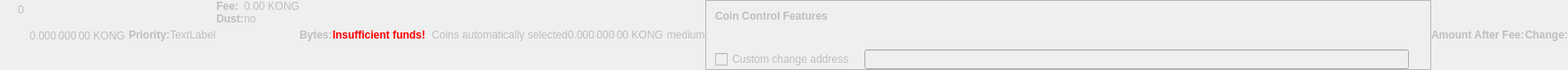
    <widget class="QWidget" name="dummyHideWidget" native="true">
     <property name="enabled">
      <bool>false</bool>
     </property>
     <property name="maximumSize">
      <size>
       <width>100</width>
       <height>22</height>
      </size>
     </property>
     <layout class="QHBoxLayout" name="dummyHideLayout">
      <property name="spacing">
       <number>0</number>
      </property>
      <property name="leftMargin">
       <number>0</number>
      </property>
      <property name="topMargin">
       <number>0</number>
      </property>
      <property name="rightMargin">
       <number>0</number>
      </property>
      <property name="bottomMargin">
       <number>0</number>
      </property>
      <item>
       <layout class="QFormLayout" name="formLayoutCoinControl1">
        <property name="horizontalSpacing">
         <number>10</number>
        </property>
        <property name="verticalSpacing">
         <number>14</number>
        </property>
        <property name="leftMargin">
         <number>10</number>
        </property>
        <property name="topMargin">
         <number>4</number>
        </property>
        <property name="rightMargin">
         <number>6</number>
        </property>
        <item row="0" column="1">
         <widget class="QLabel" name="labelCoinControlBytes">
          <property name="cursor">
           <cursorShape>IBeamCursor</cursorShape>
          </property>
          <property name="contextMenuPolicy">
           <enum>Qt::ActionsContextMenu</enum>
          </property>
          <property name="text">
           <string notr="true">0</string>
          </property>
          <property name="textInteractionFlags">
           <set>Qt::LinksAccessibleByMouse|Qt::TextSelectableByKeyboard|Qt::TextSelectableByMouse</set>
          </property>
         </widget>
        </item>
       </layout>
      </item>
      <item>
       <widget class="QLabel" name="labelCoinControlAfterFee">
        <property name="enabled">
         <bool>false</bool>
        </property>
        <property name="sizePolicy">
         <sizepolicy hsizetype="Fixed" vsizetype="Fixed">
          <horstretch>0</horstretch>
          <verstretch>0</verstretch>
         </sizepolicy>
        </property>
        <property name="minimumSize">
         <size>
          <width>111</width>
          <height>12</height>
         </size>
        </property>
        <property name="maximumSize">
         <size>
          <width>111</width>
          <height>12</height>
         </size>
        </property>
        <property name="cursor">
         <cursorShape>IBeamCursor</cursorShape>
        </property>
        <property name="contextMenuPolicy">
         <enum>Qt::ActionsContextMenu</enum>
        </property>
        <property name="text">
         <string notr="true">0.000 000 00 KONG</string>
        </property>
        <property name="textInteractionFlags">
         <set>Qt::LinksAccessibleByMouse|Qt::TextSelectableByKeyboard|Qt::TextSelectableByMouse</set>
        </property>
       </widget>
      </item>
      <item>
       <widget class="QLabel" name="labelCoinControlPriorityText">
        <property name="enabled">
         <bool>false</bool>
        </property>
        <property name="font">
         <font>
          <weight>75</weight>
          <bold>true</bold>
         </font>
        </property>
        <property name="text">
         <string>Priority:</string>
        </property>
       </widget>
      </item>
      <item>
       <layout class="QHBoxLayout" name="horizontalLayout">
        <item>
         <widget class="QLabel" name="WarningLabel">
          <property name="text">
           <string>TextLabel</string>
          </property>
         </widget>
        </item>
       </layout>
      </item>
      <item>
       <layout class="QFormLayout" name="formLayoutCoinControl3">
        <property name="horizontalSpacing">
         <number>0</number>
        </property>
        <property name="verticalSpacing">
         <number>0</number>
        </property>
        <property name="leftMargin">
         <number>0</number>
        </property>
        <property name="topMargin">
         <number>0</number>
        </property>
        <property name="rightMargin">
         <number>0</number>
        </property>
        <item row="0" column="0">
         <widget class="QLabel" name="labelCoinControlFeeText">
          <property name="enabled">
           <bool>false</bool>
          </property>
          <property name="font">
           <font>
            <weight>75</weight>
            <bold>true</bold>
           </font>
          </property>
          <property name="text">
           <string>Fee:</string>
          </property>
          <property name="margin">
           <number>0</number>
          </property>
         </widget>
        </item>
        <item row="0" column="1">
         <widget class="QLabel" name="labelCoinControlFee">
          <property name="enabled">
           <bool>false</bool>
          </property>
          <property name="cursor">
           <cursorShape>IBeamCursor</cursorShape>
          </property>
          <property name="contextMenuPolicy">
           <enum>Qt::ActionsContextMenu</enum>
          </property>
          <property name="text">
           <string notr="true">0.00 KONG</string>
          </property>
          <property name="textInteractionFlags">
           <set>Qt::LinksAccessibleByMouse|Qt::TextSelectableByKeyboard|Qt::TextSelectableByMouse</set>
          </property>
         </widget>
        </item>
        <item row="1" column="0">
         <widget class="QLabel" name="labelCoinControlLowOutputText">
          <property name="enabled">
           <bool>false</bool>
          </property>
          <property name="font">
           <font>
            <weight>75</weight>
            <bold>true</bold>
           </font>
          </property>
          <property name="text">
           <string>Dust:</string>
          </property>
         </widget>
        </item>
        <item row="1" column="1">
         <widget class="QLabel" name="labelCoinControlLowOutput">
          <property name="enabled">
           <bool>false</bool>
          </property>
          <property name="cursor">
           <cursorShape>IBeamCursor</cursorShape>
          </property>
          <property name="contextMenuPolicy">
           <enum>Qt::ActionsContextMenu</enum>
          </property>
          <property name="text">
           <string>no</string>
          </property>
          <property name="textInteractionFlags">
           <set>Qt::LinksAccessibleByMouse|Qt::TextSelectableByKeyboard|Qt::TextSelectableByMouse</set>
          </property>
         </widget>
        </item>
       </layout>
      </item>
      <item>
       <widget class="QLabel" name="labelCoinControlBytesText">
        <property name="enabled">
         <bool>false</bool>
        </property>
        <property name="font">
         <font>
          <weight>75</weight>
          <bold>true</bold>
         </font>
        </property>
        <property name="text">
         <string>Bytes:</string>
        </property>
       </widget>
      </item>
      <item>
       <layout class="QFormLayout" name="formLayoutCoinControl2">
        <property name="horizontalSpacing">
         <number>0</number>
        </property>
        <property name="verticalSpacing">
         <number>0</number>
        </property>
        <property name="leftMargin">
         <number>0</number>
        </property>
        <property name="topMargin">
         <number>0</number>
        </property>
        <property name="rightMargin">
         <number>0</number>
        </property>
       </layout>
      </item>
      <item>
       <layout class="QHBoxLayout" name="horizontalLayoutCoinControl2">
        <property name="spacing">
         <number>0</number>
        </property>
        <property name="bottomMargin">
         <number>0</number>
        </property>
       </layout>
      </item>
      <item>
       <widget class="QLabel" name="labelCoinControlInsuffFunds">
        <property name="enabled">
         <bool>false</bool>
        </property>
        <property name="minimumSize">
         <size>
          <width>0</width>
          <height>0</height>
         </size>
        </property>
        <property name="font">
         <font>
          <weight>75</weight>
          <bold>true</bold>
         </font>
        </property>
        <property name="styleSheet">
         <string notr="true">color:red;font-weight:bold;</string>
        </property>
        <property name="text">
         <string>Insufficient funds!</string>
        </property>
        <property name="margin">
         <number>5</number>
        </property>
       </widget>
      </item>
      <item>
       <layout class="QFormLayout" name="formLayoutCoinControl4">
        <property name="horizontalSpacing">
         <number>0</number>
        </property>
        <property name="verticalSpacing">
         <number>0</number>
        </property>
        <property name="leftMargin">
         <number>0</number>
        </property>
        <property name="topMargin">
         <number>0</number>
        </property>
        <property name="rightMargin">
         <number>0</number>
        </property>
       </layout>
      </item>
      <item>
       <widget class="QLabel" name="labelCoinControlChangeLabel">
        <property name="enabled">
         <bool>false</bool>
        </property>
        <property name="sizePolicy">
         <sizepolicy hsizetype="Preferred" vsizetype="Expanding">
          <horstretch>0</horstretch>
          <verstretch>0</verstretch>
         </sizepolicy>
        </property>
        <property name="minimumSize">
         <size>
          <width>0</width>
          <height>0</height>
         </size>
        </property>
        <property name="text">
         <string/>
        </property>
        <property name="margin">
         <number>3</number>
        </property>
       </widget>
      </item>
      <item>
       <widget class="QLabel" name="labelCoinControlAutomaticallySelected">
        <property name="enabled">
         <bool>false</bool>
        </property>
        <property name="sizePolicy">
         <sizepolicy hsizetype="Fixed" vsizetype="Fixed">
          <horstretch>0</horstretch>
          <verstretch>0</verstretch>
         </sizepolicy>
        </property>
        <property name="minimumSize">
         <size>
          <width>0</width>
          <height>0</height>
         </size>
        </property>
        <property name="maximumSize">
         <size>
          <width>240</width>
          <height>16777215</height>
         </size>
        </property>
        <property name="text">
         <string>Coins automatically selected</string>
        </property>
        <property name="margin">
         <number>5</number>
        </property>
       </widget>
      </item>
      <item>
       <widget class="QLabel" name="labelCoinControlChange">
        <property name="enabled">
         <bool>false</bool>
        </property>
        <property name="sizePolicy">
         <sizepolicy hsizetype="Fixed" vsizetype="Fixed">
          <horstretch>0</horstretch>
          <verstretch>0</verstretch>
         </sizepolicy>
        </property>
        <property name="minimumSize">
         <size>
          <width>111</width>
          <height>0</height>
         </size>
        </property>
        <property name="maximumSize">
         <size>
          <width>111</width>
          <height>16777215</height>
         </size>
        </property>
        <property name="cursor">
         <cursorShape>IBeamCursor</cursorShape>
        </property>
        <property name="contextMenuPolicy">
         <enum>Qt::ActionsContextMenu</enum>
        </property>
        <property name="text">
         <string notr="true">0.000 000 00 KONG</string>
        </property>
        <property name="textInteractionFlags">
         <set>Qt::LinksAccessibleByMouse|Qt::TextSelectableByKeyboard|Qt::TextSelectableByMouse</set>
        </property>
       </widget>
      </item>
      <item>
       <widget class="QLabel" name="labelCoinControlPriority">
        <property name="enabled">
         <bool>false</bool>
        </property>
        <property name="cursor">
         <cursorShape>IBeamCursor</cursorShape>
        </property>
        <property name="contextMenuPolicy">
         <enum>Qt::ActionsContextMenu</enum>
        </property>
        <property name="text">
         <string>medium</string>
        </property>
        <property name="textInteractionFlags">
         <set>Qt::LinksAccessibleByMouse|Qt::TextSelectableByKeyboard|Qt::TextSelectableByMouse</set>
        </property>
       </widget>
      </item>
      <item>
       <widget class="QFrame" name="frameCoinControl">
        <property name="sizePolicy">
         <sizepolicy hsizetype="Expanding" vsizetype="Expanding">
          <horstretch>0</horstretch>
          <verstretch>0</verstretch>
         </sizepolicy>
        </property>
        <property name="maximumSize">
         <size>
          <width>16777215</width>
          <height>16777215</height>
         </size>
        </property>
        <property name="frameShape">
         <enum>QFrame::StyledPanel</enum>
        </property>
        <property name="frameShadow">
         <enum>QFrame::Sunken</enum>
        </property>
        <layout class="QVBoxLayout" name="verticalLayoutCoinControl2_2">
         <property name="spacing">
          <number>0</number>
         </property>
         <property name="leftMargin">
          <number>0</number>
         </property>
         <property name="topMargin">
          <number>0</number>
         </property>
         <property name="rightMargin">
          <number>0</number>
         </property>
         <property name="bottomMargin">
          <number>0</number>
         </property>
         <item>
          <layout class="QVBoxLayout" name="verticalLayoutCoinControl" stretch="0,0,0,1">
           <property name="spacing">
            <number>0</number>
           </property>
           <property name="leftMargin">
            <number>10</number>
           </property>
           <property name="topMargin">
            <number>10</number>
           </property>
           <item>
            <layout class="QHBoxLayout" name="horizontalLayoutCoinControl1">
             <property name="bottomMargin">
              <number>15</number>
             </property>
             <item>
              <widget class="QLabel" name="labelCoinControlFeatures">
               <property name="enabled">
                <bool>false</bool>
               </property>
               <property name="sizePolicy">
                <sizepolicy hsizetype="Preferred" vsizetype="Maximum">
                 <horstretch>0</horstretch>
                 <verstretch>0</verstretch>
                </sizepolicy>
               </property>
               <property name="font">
                <font>
                 <weight>75</weight>
                 <bold>true</bold>
                </font>
               </property>
               <property name="styleSheet">
                <string notr="true">font-weight:bold;</string>
               </property>
               <property name="text">
                <string>Coin Control Features</string>
               </property>
              </widget>
             </item>
            </layout>
           </item>
           <item>
            <widget class="QWidget" name="widgetCoinControl" native="true">
             <property name="sizePolicy">
              <sizepolicy hsizetype="Preferred" vsizetype="Preferred">
               <horstretch>0</horstretch>
               <verstretch>0</verstretch>
              </sizepolicy>
             </property>
             <property name="minimumSize">
              <size>
               <width>0</width>
               <height>0</height>
              </size>
             </property>
             <property name="styleSheet">
              <string notr="true"/>
             </property>
             <layout class="QHBoxLayout" name="horizontalLayoutCoinControl5_2">
              <property name="leftMargin">
               <number>0</number>
              </property>
              <property name="topMargin">
               <number>0</number>
              </property>
              <property name="rightMargin">
               <number>0</number>
              </property>
              <property name="bottomMargin">
               <number>0</number>
              </property>
              <item>
               <layout class="QHBoxLayout" name="horizontalLayoutCoinControl3">
                <property name="spacing">
                 <number>20</number>
                </property>
                <property name="topMargin">
                 <number>0</number>
                </property>
                <property name="bottomMargin">
                 <number>10</number>
                </property>
               </layout>
              </item>
             </layout>
            </widget>
           </item>
           <item>
            <layout class="QHBoxLayout" name="horizontalLayoutCoinControl4" stretch="0,0,0">
             <property name="spacing">
              <number>12</number>
             </property>
             <property name="sizeConstraint">
              <enum>QLayout::SetDefaultConstraint</enum>
             </property>
             <property name="topMargin">
              <number>5</number>
             </property>
             <property name="rightMargin">
              <number>5</number>
             </property>
             <item>
              <widget class="QCheckBox" name="checkBoxCoinControlChange">
               <property name="enabled">
                <bool>false</bool>
               </property>
               <property name="toolTip">
                <string>If this is activated, but the change address is empty or invalid, change will be sent to a newly generated address.</string>
               </property>
               <property name="text">
                <string>Custom change address</string>
               </property>
              </widget>
             </item>
             <item>
              <widget class="QValidatedLineEdit" name="lineEditCoinControlChange">
               <property name="enabled">
                <bool>false</bool>
               </property>
               <property name="sizePolicy">
                <sizepolicy hsizetype="Expanding" vsizetype="Fixed">
                 <horstretch>0</horstretch>
                 <verstretch>0</verstretch>
                </sizepolicy>
               </property>
              </widget>
             </item>
             <item>
              <widget class="QLabel" name="labelCoinControlChangeLabel_2">
               <property name="sizePolicy">
                <sizepolicy hsizetype="Preferred" vsizetype="Expanding">
                 <horstretch>0</horstretch>
                 <verstretch>0</verstretch>
                </sizepolicy>
               </property>
               <property name="minimumSize">
                <size>
                 <width>0</width>
                 <height>0</height>
                </size>
               </property>
               <property name="text">
                <string/>
               </property>
               <property name="margin">
                <number>3</number>
               </property>
              </widget>
             </item>
            </layout>
           </item>
           <item>
            <spacer name="verticalSpacerCoinControl">
             <property name="orientation">
              <enum>Qt::Vertical</enum>
             </property>
             <property name="sizeHint" stdset="0">
              <size>
               <width>800</width>
               <height>1</height>
              </size>
             </property>
            </spacer>
           </item>
          </layout>
         </item>
        </layout>
       </widget>
      </item>
      <item>
       <widget class="QLabel" name="labelCoinControlAfterFeeText">
        <property name="enabled">
         <bool>false</bool>
        </property>
        <property name="minimumSize">
         <size>
          <width>0</width>
          <height>0</height>
         </size>
        </property>
        <property name="maximumSize">
         <size>
          <width>16777215</width>
          <height>16777215</height>
         </size>
        </property>
        <property name="font">
         <font>
          <weight>75</weight>
          <bold>true</bold>
         </font>
        </property>
        <property name="text">
         <string>Amount After Fee:</string>
        </property>
        <property name="alignment">
         <set>Qt::AlignLeading|Qt::AlignLeft|Qt::AlignVCenter</set>
        </property>
        <property name="margin">
         <number>0</number>
        </property>
       </widget>
      </item>
      <item>
       <widget class="QLabel" name="labelCoinControlChangeText">
        <property name="enabled">
         <bool>false</bool>
        </property>
        <property name="sizePolicy">
         <sizepolicy hsizetype="Preferred" vsizetype="Preferred">
          <horstretch>0</horstretch>
          <verstretch>0</verstretch>
         </sizepolicy>
        </property>
        <property name="minimumSize">
         <size>
          <width>0</width>
          <height>0</height>
         </size>
        </property>
        <property name="maximumSize">
         <size>
          <width>16777215</width>
          <height>16777215</height>
         </size>
        </property>
        <property name="font">
         <font>
          <weight>75</weight>
          <bold>true</bold>
         </font>
        </property>
        <property name="text">
         <string>Change:</string>
        </property>
        <property name="alignment">
         <set>Qt::AlignLeading|Qt::AlignLeft|Qt::AlignVCenter</set>
        </property>
       </widget>
      </item>
     </layout>
    </widget>
